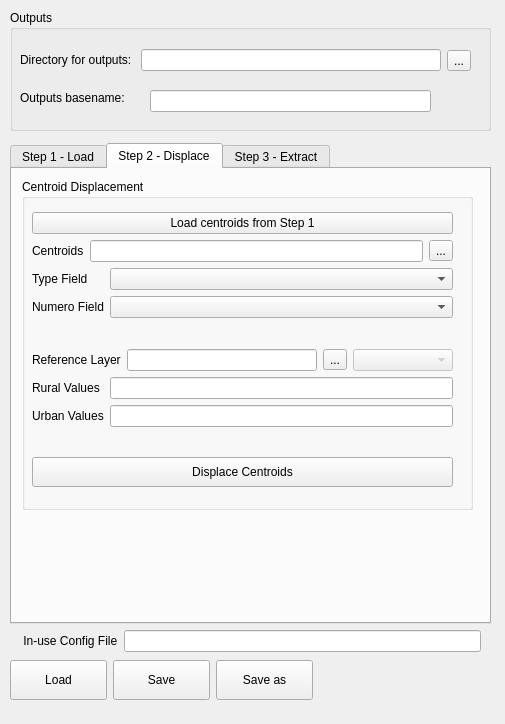
<?xml version="1.0" encoding="UTF-8"?>
<ui version="4.0">
 <class>MicsGeocodePluginDialog</class>
 <widget class="QDialog" name="MicsGeocodePluginDialog">
  <property name="geometry">
   <rect>
    <x>0</x>
    <y>0</y>
    <width>505</width>
    <height>724</height>
   </rect>
  </property>
  <property name="windowTitle">
   <string>MicsGeocodePlugin</string>
  </property>
  <widget class="QWidget" name="verticalLayoutWidget">
   <property name="geometry">
    <rect>
     <x>10</x>
     <y>143</y>
     <width>481</width>
     <height>481</height>
    </rect>
   </property>
   <layout class="QVBoxLayout" name="verticalLayout">
    <item>
     <widget class="QTabWidget" name="tabWidget">
      <property name="sizePolicy">
       <sizepolicy hsizetype="Expanding" vsizetype="Minimum">
        <horstretch>0</horstretch>
        <verstretch>0</verstretch>
       </sizepolicy>
      </property>
      <property name="minimumSize">
       <size>
        <width>0</width>
        <height>400</height>
       </size>
      </property>
      <property name="currentIndex">
       <number>1</number>
      </property>
      <widget class="QWidget" name="tab_step1">
       <property name="autoFillBackground">
        <bool>false</bool>
       </property>
       <attribute name="title">
        <string>Step 1 - Load</string>
       </attribute>
       <widget class="QGroupBox" name="groupBoxCentroid">
        <property name="geometry">
         <rect>
          <x>10</x>
          <y>10</y>
          <width>451</width>
          <height>241</height>
         </rect>
        </property>
        <property name="sizePolicy">
         <sizepolicy hsizetype="Preferred" vsizetype="Expanding">
          <horstretch>0</horstretch>
          <verstretch>0</verstretch>
         </sizepolicy>
        </property>
        <property name="minimumSize">
         <size>
          <width>0</width>
          <height>0</height>
         </size>
        </property>
        <property name="title">
         <string>Cluster Source</string>
        </property>
        <property name="flat">
         <bool>false</bool>
        </property>
        <widget class="QWidget" name="verticalLayoutWidget_3">
         <property name="geometry">
          <rect>
           <x>0</x>
           <y>20</y>
           <width>441</width>
           <height>211</height>
          </rect>
         </property>
         <layout class="QVBoxLayout" name="verticalLayout_3">
          <property name="leftMargin">
           <number>10</number>
          </property>
          <property name="topMargin">
           <number>10</number>
          </property>
          <property name="rightMargin">
           <number>10</number>
          </property>
          <property name="bottomMargin">
           <number>10</number>
          </property>
          <item>
           <layout class="QHBoxLayout" name="horizontalLayoutCSF">
            <property name="sizeConstraint">
             <enum>QLayout::SetMaximumSize</enum>
            </property>
            <item>
             <widget class="QLabel" name="centroidsSourceFileLabel">
              <property name="sizePolicy">
               <sizepolicy hsizetype="Preferred" vsizetype="Maximum">
                <horstretch>0</horstretch>
                <verstretch>0</verstretch>
               </sizepolicy>
              </property>
              <property name="text">
               <string>Cluster Source File</string>
              </property>
             </widget>
            </item>
            <item>
             <widget class="QLineEdit" name="centroidsSourceFileLineEdit"/>
            </item>
            <item>
             <widget class="QToolButton" name="centroidsSourceFileToolButton">
              <property name="text">
               <string>...</string>
              </property>
             </widget>
            </item>
           </layout>
          </item>
          <item>
           <layout class="QFormLayout" name="formLayout_3">
            <item row="0" column="0">
             <widget class="QLabel" name="typeFieldLabel_2">
              <property name="text">
               <string>Type Field</string>
              </property>
             </widget>
            </item>
            <item row="0" column="1">
             <widget class="QComboBox" name="typeFieldComboBox"/>
            </item>
            <item row="1" column="0">
             <widget class="QLabel" name="numeroFieldLabel_2">
              <property name="text">
               <string>Numero Field</string>
              </property>
             </widget>
            </item>
            <item row="1" column="1">
             <widget class="QComboBox" name="numeroFieldComboBox"/>
            </item>
            <item row="2" column="0">
             <widget class="QLabel" name="longitudeFieldLabel_2">
              <property name="text">
               <string>Longitude Field</string>
              </property>
             </widget>
            </item>
            <item row="2" column="1">
             <widget class="QComboBox" name="longitudeFieldComboBox"/>
            </item>
            <item row="3" column="0">
             <widget class="QLabel" name="latitudeFieldLabel_2">
              <property name="text">
               <string>Latitude Field</string>
              </property>
             </widget>
            </item>
            <item row="3" column="1">
             <widget class="QComboBox" name="latitudeFieldComboBox"/>
            </item>
           </layout>
          </item>
          <item>
           <widget class="QPushButton" name="loadCentroidsButton">
            <property name="minimumSize">
             <size>
              <width>0</width>
              <height>30</height>
             </size>
            </property>
            <property name="text">
             <string>Load Centroids</string>
            </property>
           </widget>
          </item>
         </layout>
        </widget>
       </widget>
      </widget>
      <widget class="QWidget" name="tab_step2">
       <attribute name="title">
        <string>Step 2 - Displace</string>
       </attribute>
       <widget class="QGroupBox" name="groupBoxDisplacer">
        <property name="geometry">
         <rect>
          <x>10</x>
          <y>10</y>
          <width>451</width>
          <height>331</height>
         </rect>
        </property>
        <property name="sizePolicy">
         <sizepolicy hsizetype="Preferred" vsizetype="MinimumExpanding">
          <horstretch>0</horstretch>
          <verstretch>0</verstretch>
         </sizepolicy>
        </property>
        <property name="minimumSize">
         <size>
          <width>0</width>
          <height>0</height>
         </size>
        </property>
        <property name="title">
         <string>Centroid Displacement</string>
        </property>
        <widget class="QWidget" name="verticalLayoutWidget_4">
         <property name="geometry">
          <rect>
           <x>0</x>
           <y>23</y>
           <width>441</width>
           <height>295</height>
          </rect>
         </property>
         <layout class="QVBoxLayout" name="verticalLayout_4">
          <property name="leftMargin">
           <number>10</number>
          </property>
          <property name="topMargin">
           <number>10</number>
          </property>
          <property name="rightMargin">
           <number>10</number>
          </property>
          <property name="bottomMargin">
           <number>10</number>
          </property>
          <item>
           <widget class="QPushButton" name="loadCentroidsFromStep01">
            <property name="text">
             <string>Load centroids from Step 1</string>
            </property>
           </widget>
          </item>
          <item>
           <layout class="QHBoxLayout" name="horizontalLayoutRL_3">
            <property name="sizeConstraint">
             <enum>QLayout::SetNoConstraint</enum>
            </property>
            <property name="leftMargin">
             <number>0</number>
            </property>
            <property name="topMargin">
             <number>0</number>
            </property>
            <item>
             <widget class="QLabel" name="centroidsLayerLabel">
              <property name="sizePolicy">
               <sizepolicy hsizetype="Preferred" vsizetype="Maximum">
                <horstretch>0</horstretch>
                <verstretch>0</verstretch>
               </sizepolicy>
              </property>
              <property name="text">
               <string>Centroids</string>
              </property>
             </widget>
            </item>
            <item>
             <widget class="QLineEdit" name="centroidsLayerLineEdit"/>
            </item>
            <item>
             <widget class="QToolButton" name="centroidsLayerToolButton">
              <property name="text">
               <string>...</string>
              </property>
             </widget>
            </item>
           </layout>
          </item>
          <item>
           <layout class="QFormLayout" name="formLayout_5">
            <item row="0" column="0">
             <widget class="QLabel" name="centroidsLayerTypeFieldLabel">
              <property name="text">
               <string>Type Field</string>
              </property>
             </widget>
            </item>
            <item row="0" column="1">
             <widget class="QComboBox" name="centroidsLayerTypeFieldComboBox"/>
            </item>
            <item row="1" column="0">
             <widget class="QLabel" name="centroidsLayerNumeroFieldLabel">
              <property name="text">
               <string>Numero Field</string>
              </property>
             </widget>
            </item>
            <item row="1" column="1">
             <widget class="QComboBox" name="centroidsLayerNumeroFieldComboBox"/>
            </item>
           </layout>
          </item>
          <item>
           <layout class="QHBoxLayout" name="horizontalLayoutRL">
            <property name="sizeConstraint">
             <enum>QLayout::SetNoConstraint</enum>
            </property>
            <property name="leftMargin">
             <number>0</number>
            </property>
            <property name="topMargin">
             <number>0</number>
            </property>
            <item>
             <widget class="QLabel" name="referenceLayerLabel">
              <property name="sizePolicy">
               <sizepolicy hsizetype="Preferred" vsizetype="Maximum">
                <horstretch>0</horstretch>
                <verstretch>0</verstretch>
               </sizepolicy>
              </property>
              <property name="text">
               <string>Reference Layer</string>
              </property>
             </widget>
            </item>
            <item>
             <widget class="QLineEdit" name="referenceLayerLineEdit"/>
            </item>
            <item>
             <widget class="QToolButton" name="referenceLayerToolButton">
              <property name="text">
               <string>...</string>
              </property>
             </widget>
            </item>
            <item>
             <widget class="QComboBox" name="referenceLayerFieldCombobox">
              <property name="enabled">
               <bool>false</bool>
              </property>
              <property name="sizePolicy">
               <sizepolicy hsizetype="Fixed" vsizetype="Maximum">
                <horstretch>0</horstretch>
                <verstretch>0</verstretch>
               </sizepolicy>
              </property>
              <property name="minimumSize">
               <size>
                <width>100</width>
                <height>0</height>
               </size>
              </property>
             </widget>
            </item>
           </layout>
          </item>
          <item>
           <layout class="QFormLayout" name="formLayout_2">
            <item row="0" column="0">
             <widget class="QLabel" name="ruralValuesLabel">
              <property name="text">
               <string>Rural Values</string>
              </property>
             </widget>
            </item>
            <item row="0" column="1">
             <widget class="QLineEdit" name="ruralValuesLineEdit">
              <property name="inputMask">
               <string/>
              </property>
              <property name="text">
               <string/>
              </property>
             </widget>
            </item>
            <item row="1" column="0">
             <widget class="QLabel" name="urbanValuesLabel">
              <property name="text">
               <string>Urban Values</string>
              </property>
             </widget>
            </item>
            <item row="1" column="1">
             <widget class="QLineEdit" name="urbanValuesLineEdit">
              <property name="inputMask">
               <string/>
              </property>
              <property name="text">
               <string/>
              </property>
             </widget>
            </item>
           </layout>
          </item>
          <item>
           <widget class="QPushButton" name="displaceCentroidsButton">
            <property name="minimumSize">
             <size>
              <width>0</width>
              <height>30</height>
             </size>
            </property>
            <property name="text">
             <string>Displace Centroids</string>
            </property>
           </widget>
          </item>
         </layout>
        </widget>
       </widget>
      </widget>
      <widget class="QWidget" name="tab_step3">
       <attribute name="title">
        <string>Step 3 - Extract</string>
       </attribute>
       <widget class="QGroupBox" name="groupBoxCentroid_2">
        <property name="geometry">
         <rect>
          <x>10</x>
          <y>10</y>
          <width>451</width>
          <height>321</height>
         </rect>
        </property>
        <property name="sizePolicy">
         <sizepolicy hsizetype="Preferred" vsizetype="Maximum">
          <horstretch>0</horstretch>
          <verstretch>0</verstretch>
         </sizepolicy>
        </property>
        <property name="minimumSize">
         <size>
          <width>0</width>
          <height>0</height>
         </size>
        </property>
        <property name="title">
         <string>Covariates inputs</string>
        </property>
        <property name="flat">
         <bool>false</bool>
        </property>
        <widget class="QWidget" name="verticalLayoutWidget_5">
         <property name="geometry">
          <rect>
           <x>0</x>
           <y>20</y>
           <width>451</width>
           <height>301</height>
          </rect>
         </property>
         <layout class="QVBoxLayout" name="verticalLayout_5">
          <property name="spacing">
           <number>7</number>
          </property>
          <property name="leftMargin">
           <number>10</number>
          </property>
          <property name="topMargin">
           <number>10</number>
          </property>
          <property name="rightMargin">
           <number>10</number>
          </property>
          <property name="bottomMargin">
           <number>10</number>
          </property>
          <item>
           <layout class="QHBoxLayout" name="horizontalLayoutCSF_2">
            <property name="sizeConstraint">
             <enum>QLayout::SetMaximumSize</enum>
            </property>
            <item>
             <widget class="QLabel" name="covinputsSourceFileLabel">
              <property name="sizePolicy">
               <sizepolicy hsizetype="Preferred" vsizetype="Maximum">
                <horstretch>0</horstretch>
                <verstretch>0</verstretch>
               </sizepolicy>
              </property>
              <property name="text">
               <string>Covariate input file</string>
              </property>
             </widget>
            </item>
            <item>
             <widget class="QLineEdit" name="covinputsSourceFileLineEdit"/>
            </item>
            <item>
             <widget class="QToolButton" name="covinputsSourceFileToolButton">
              <property name="text">
               <string>...</string>
              </property>
             </widget>
            </item>
           </layout>
          </item>
          <item>
           <layout class="QFormLayout" name="formLayout_4">
            <item row="0" column="0">
             <widget class="QLabel" name="filenameFieldLabel">
              <property name="text">
               <string>Filename Field</string>
              </property>
             </widget>
            </item>
            <item row="0" column="1">
             <widget class="QComboBox" name="filenameFieldComboBox"/>
            </item>
            <item row="1" column="0">
             <widget class="QLabel" name="fileformatFieldLabel">
              <property name="text">
               <string>File Format field</string>
              </property>
             </widget>
            </item>
            <item row="1" column="1">
             <widget class="QComboBox" name="fileformatFieldComboBox"/>
            </item>
            <item row="2" column="0">
             <widget class="QLabel" name="sumstatFieldLabel">
              <property name="text">
               <string>Summary Statistic Field</string>
              </property>
             </widget>
            </item>
            <item row="2" column="1">
             <widget class="QComboBox" name="sumstatFieldComboBox"/>
            </item>
            <item row="3" column="0">
             <widget class="QLabel" name="columnnameFieldLabel">
              <property name="text">
               <string>Column Name Field</string>
              </property>
             </widget>
            </item>
            <item row="3" column="1">
             <widget class="QComboBox" name="columnnameFieldComboBox"/>
            </item>
           </layout>
          </item>
          <item>
           <layout class="QHBoxLayout" name="horizontalLayoutCSF_3">
            <property name="sizeConstraint">
             <enum>QLayout::SetDefaultConstraint</enum>
            </property>
            <item>
             <widget class="QLabel" name="imagesSourceFileLabel">
              <property name="sizePolicy">
               <sizepolicy hsizetype="Preferred" vsizetype="Maximum">
                <horstretch>0</horstretch>
                <verstretch>0</verstretch>
               </sizepolicy>
              </property>
              <property name="text">
               <string>Image Directory</string>
              </property>
             </widget>
            </item>
            <item>
             <widget class="QLineEdit" name="imagesSourceFileLineEdit"/>
            </item>
            <item>
             <widget class="QToolButton" name="imagesSourceFileToolButton">
              <property name="text">
               <string>...</string>
              </property>
             </widget>
            </item>
           </layout>
          </item>
          <item>
           <layout class="QHBoxLayout" name="horizontalLayoutRL_2">
            <property name="sizeConstraint">
             <enum>QLayout::SetNoConstraint</enum>
            </property>
            <property name="leftMargin">
             <number>0</number>
            </property>
            <property name="topMargin">
             <number>0</number>
            </property>
            <item>
             <widget class="QLabel" name="covrefLayerLabel">
              <property name="sizePolicy">
               <sizepolicy hsizetype="Preferred" vsizetype="Maximum">
                <horstretch>0</horstretch>
                <verstretch>0</verstretch>
               </sizepolicy>
              </property>
              <property name="text">
               <string>Reference Layer</string>
              </property>
             </widget>
            </item>
            <item>
             <widget class="QLineEdit" name="covrefLayerLineEdit"/>
            </item>
            <item>
             <widget class="QToolButton" name="covrefLayerToolButton">
              <property name="text">
               <string>...</string>
              </property>
             </widget>
            </item>
            <item>
             <widget class="QComboBox" name="covrefLayerFieldCombobox">
              <property name="enabled">
               <bool>false</bool>
              </property>
              <property name="sizePolicy">
               <sizepolicy hsizetype="Fixed" vsizetype="Maximum">
                <horstretch>0</horstretch>
                <verstretch>0</verstretch>
               </sizepolicy>
              </property>
              <property name="minimumSize">
               <size>
                <width>100</width>
                <height>0</height>
               </size>
              </property>
             </widget>
            </item>
           </layout>
          </item>
          <item>
           <widget class="QPushButton" name="loadCovrefFromStep01">
            <property name="text">
             <string>Load reference from Step 2</string>
            </property>
           </widget>
          </item>
          <item>
           <widget class="QPushButton" name="computeCovariatesButton">
            <property name="minimumSize">
             <size>
              <width>0</width>
              <height>30</height>
             </size>
            </property>
            <property name="text">
             <string>Compute covariates</string>
            </property>
           </widget>
          </item>
         </layout>
        </widget>
       </widget>
       <widget class="QLabel" name="label_2">
        <property name="geometry">
         <rect>
          <x>10</x>
          <y>350</y>
          <width>451</width>
          <height>91</height>
         </rect>
        </property>
        <property name="text">
         <string>Lorem ipsum dolor sit amet, consectetur adipiscing elit, sed do eiusmod tempor incididunt ut labore et dolore magna aliqua. Ut enim ad minim veniam, quis nostrud exercitation ullamco laboris nisi ut aliquip ex ea commodo consequat.</string>
        </property>
        <property name="alignment">
         <set>Qt::AlignLeading|Qt::AlignLeft|Qt::AlignTop</set>
        </property>
        <property name="wordWrap">
         <bool>true</bool>
        </property>
       </widget>
      </widget>
     </widget>
    </item>
   </layout>
  </widget>
  <widget class="QWidget" name="layoutWidget">
   <property name="geometry">
    <rect>
     <x>10</x>
     <y>660</y>
     <width>486</width>
     <height>51</height>
    </rect>
   </property>
   <layout class="QHBoxLayout" name="horizontalLayout_2">
    <property name="sizeConstraint">
     <enum>QLayout::SetMaximumSize</enum>
    </property>
    <property name="rightMargin">
     <number>0</number>
    </property>
    <item>
     <widget class="QPushButton" name="loadConfigButton">
      <property name="sizePolicy">
       <sizepolicy hsizetype="Expanding" vsizetype="Fixed">
        <horstretch>0</horstretch>
        <verstretch>0</verstretch>
       </sizepolicy>
      </property>
      <property name="minimumSize">
       <size>
        <width>0</width>
        <height>40</height>
       </size>
      </property>
      <property name="text">
       <string>Load</string>
      </property>
     </widget>
    </item>
    <item>
     <widget class="QPushButton" name="saveConfigButton">
      <property name="sizePolicy">
       <sizepolicy hsizetype="Expanding" vsizetype="Fixed">
        <horstretch>0</horstretch>
        <verstretch>0</verstretch>
       </sizepolicy>
      </property>
      <property name="minimumSize">
       <size>
        <width>0</width>
        <height>40</height>
       </size>
      </property>
      <property name="maximumSize">
       <size>
        <width>100</width>
        <height>16777215</height>
       </size>
      </property>
      <property name="text">
       <string>Save</string>
      </property>
     </widget>
    </item>
    <item>
     <widget class="QPushButton" name="saveConfigAsButton">
      <property name="sizePolicy">
       <sizepolicy hsizetype="Expanding" vsizetype="Fixed">
        <horstretch>0</horstretch>
        <verstretch>0</verstretch>
       </sizepolicy>
      </property>
      <property name="minimumSize">
       <size>
        <width>0</width>
        <height>40</height>
       </size>
      </property>
      <property name="text">
       <string>Save as</string>
      </property>
     </widget>
    </item>
    <item>
     <widget class="QLabel" name="labelLogo">
      <property name="sizePolicy">
       <sizepolicy hsizetype="Fixed" vsizetype="Preferred">
        <horstretch>0</horstretch>
        <verstretch>0</verstretch>
       </sizepolicy>
      </property>
      <property name="minimumSize">
       <size>
        <width>177</width>
        <height>35</height>
       </size>
      </property>
      <property name="maximumSize">
       <size>
        <width>16777215</width>
        <height>35</height>
       </size>
      </property>
      <property name="text">
       <string/>
      </property>
      <property name="scaledContents">
       <bool>true</bool>
      </property>
     </widget>
    </item>
   </layout>
  </widget>
  <widget class="QWidget" name="formLayoutWidget">
   <property name="geometry">
    <rect>
     <x>10</x>
     <y>630</y>
     <width>481</width>
     <height>24</height>
    </rect>
   </property>
   <layout class="QFormLayout" name="formLayout">
    <property name="leftMargin">
     <number>0</number>
    </property>
    <property name="rightMargin">
     <number>10</number>
    </property>
    <item row="0" column="0">
     <widget class="QLabel" name="configFileLabel">
      <property name="text">
       <string>    In-use Config File</string>
      </property>
     </widget>
    </item>
    <item row="0" column="1">
     <widget class="QLineEdit" name="configFileLineEdit">
      <property name="enabled">
       <bool>true</bool>
      </property>
      <property name="readOnly">
       <bool>true</bool>
      </property>
     </widget>
    </item>
   </layout>
  </widget>
  <widget class="QGroupBox" name="groupBoxOutConfig">
   <property name="geometry">
    <rect>
     <x>10</x>
     <y>10</y>
     <width>481</width>
     <height>121</height>
    </rect>
   </property>
   <property name="title">
    <string>Outputs</string>
   </property>
   <widget class="QWidget" name="layoutWidget_2">
    <property name="geometry">
     <rect>
      <x>10</x>
      <y>30</y>
      <width>451</width>
      <height>41</height>
     </rect>
    </property>
    <layout class="QHBoxLayout" name="horizontalLayout_3">
     <item>
      <widget class="QLabel" name="label">
       <property name="sizePolicy">
        <sizepolicy hsizetype="Maximum" vsizetype="Maximum">
         <horstretch>0</horstretch>
         <verstretch>0</verstretch>
        </sizepolicy>
       </property>
       <property name="text">
        <string>Directory for outputs: </string>
       </property>
      </widget>
     </item>
     <item>
      <widget class="QLineEdit" name="outputDirLineEdit">
       <property name="sizePolicy">
        <sizepolicy hsizetype="Expanding" vsizetype="Fixed">
         <horstretch>0</horstretch>
         <verstretch>0</verstretch>
        </sizepolicy>
       </property>
       <property name="text">
        <string/>
       </property>
      </widget>
     </item>
     <item>
      <widget class="QToolButton" name="outputDirToolButton">
       <property name="text">
        <string>...</string>
       </property>
      </widget>
     </item>
    </layout>
   </widget>
   <widget class="QLabel" name="label_3">
    <property name="geometry">
     <rect>
      <x>10</x>
      <y>80</y>
      <width>126</width>
      <height>16</height>
     </rect>
    </property>
    <property name="sizePolicy">
     <sizepolicy hsizetype="Maximum" vsizetype="Maximum">
      <horstretch>0</horstretch>
      <verstretch>0</verstretch>
     </sizepolicy>
    </property>
    <property name="text">
     <string>Outputs basename:</string>
    </property>
   </widget>
   <widget class="QLineEdit" name="basenameLineEdit">
    <property name="geometry">
     <rect>
      <x>140</x>
      <y>80</y>
      <width>281</width>
      <height>22</height>
     </rect>
    </property>
    <property name="text">
     <string/>
    </property>
   </widget>
  </widget>
 </widget>
 <resources/>
 <connections/>
</ui>
